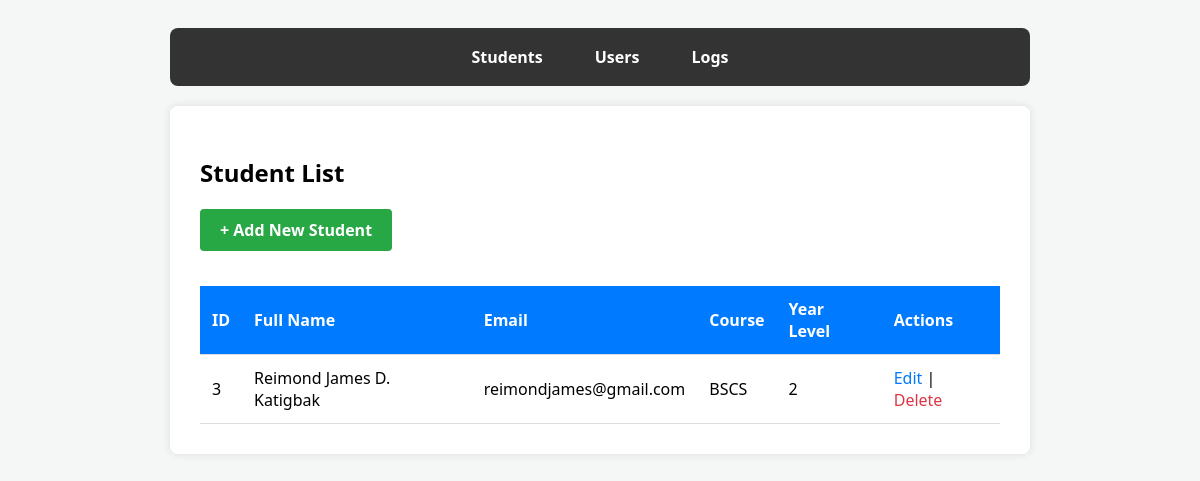
The app's page /student-system/index.php with its own data.
### tables this page shows
CREATE TABLE `students` (
  `student_id` int(11) NOT NULL AUTO_INCREMENT,
  `full_name` varchar(100) NOT NULL,
  `email` varchar(100) NOT NULL,
  `course` varchar(100) NOT NULL,
  `year_level` int(11) NOT NULL,
  PRIMARY KEY (`student_id`)
);

### student-system/index.php (the view, shortened to what this page needs)
<?php
include 'db.php';
$query = "SELECT * FROM students ORDER BY student_id DESC";
$result = $conn->query($query);
?>
<!DOCTYPE html>
<html lang="en">
<head>
    <link rel="stylesheet" href="style.css">
</head>
<body>
<nav class="navbar">
    <a href="index.php">Students</a>
    <a href="user.php">Users</a>
    <a href="log.php">Logs</a>
</nav>
<div class="container">
    <h2>Student List</h2>
    <div style="margin-bottom: 20px;">
        <a href="add.php" class="btn-add">+ Add New Student</a>
    </div>
    <table>
        <thead>
            <tr>
                <th>ID</th>
                <th>Full Name</th>
                <th>Email</th>
                <th>Course</th>
                <th>Year Level</th>
                <th>Actions</th>
            </tr>
        </thead>
        <tbody>
            <?php
            if ($result && $result->num_rows > 0) {
                while($row = $result->fetch_assoc()) {
                    ?>
                    <tr>
                        <td><?php echo $row['student_id']; ?></td>
                        <td><?php echo $row['full_name']; ?></td>
                        <td><?php echo $row['email']; ?></td>
                        <td><?php echo $row['course']; ?></td>
                        <td><?php echo $row['year_level']; ?></td>
                        <td>
                            <a href="edit.php?id=<?php echo $row['student_id']; ?>" style="color: #007bff; text-decoration: none;">Edit</a> |
                            <a href="delete.php?id=<?php echo $row['student_id']; ?>"
                               style="color: #dc3545; text-decoration: none;"
                               onclick="return confirm('Are you sure you want to delete this student?')">Delete</a>
                        </td>
                    </tr>
                    <?php
                }
            } else {
                echo "<tr><td colspan='6' style='text-align:center;'>No records found in the Students table.</td></tr>";
            }
            ?>
        </tbody>
    </table>
</div>
</body>
</html>

### student-system/style.css (style rules this page uses)
body { font-family: 'Segoe UI', Tahoma, Geneva, Verdana, sans-serif; background-color: #f4f7f6; display: flex; flex-direction: column; align-items: center; padding: 20px; }
.navbar { background-color: #333; width: 100%; max-width: 860px; padding: 10px 0; margin-bottom: 20px; border-radius: 8px; display: flex; justify-content: center; gap: 20px; }
.navbar a { color: white; text-decoration: none; font-weight: bold; padding: 8px 16px; border-radius: 4px; transition: 0.3s; }
.container { background: white; padding: 30px; border-radius: 8px; box-shadow: 0px 0px 10px rgba(0,0,0,0.1); width: 100%; max-width: 800px; }
table { width: 100%; border-collapse: collapse; margin-top: 20px; }
th, td { padding: 12px; border-bottom: 1px solid #ddd; text-align: left; }
th { background-color: #007bff; color: white; }
.btn-add { display: inline-block; padding: 10px 20px; background-color: #28a745; color: white; text-decoration: none; border-radius: 4px; margin-bottom: 15px; font-weight: bold; }

### records on screen
students: student_id "3", full_name "Reimond James D. Katigbak", email "reimondjames@gmail.com", course "BSCS", year_level "2"
